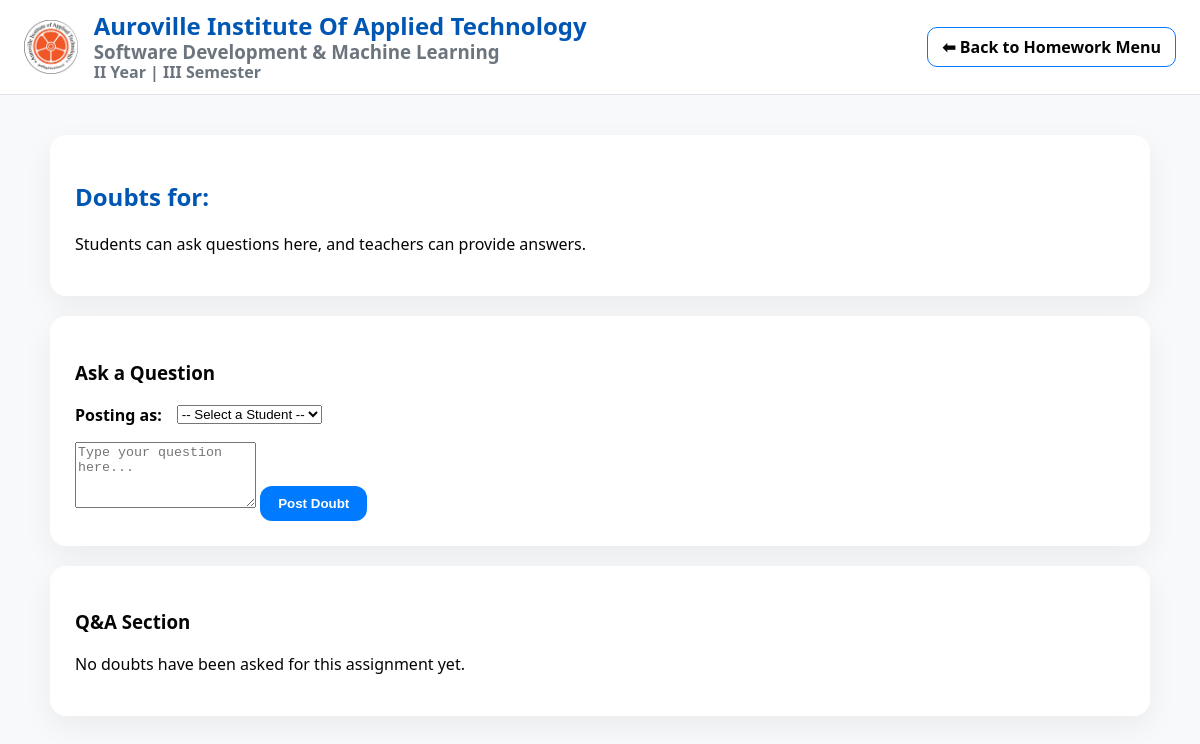
Page /homework/doubts/1 (signed in) on the earlier database version.
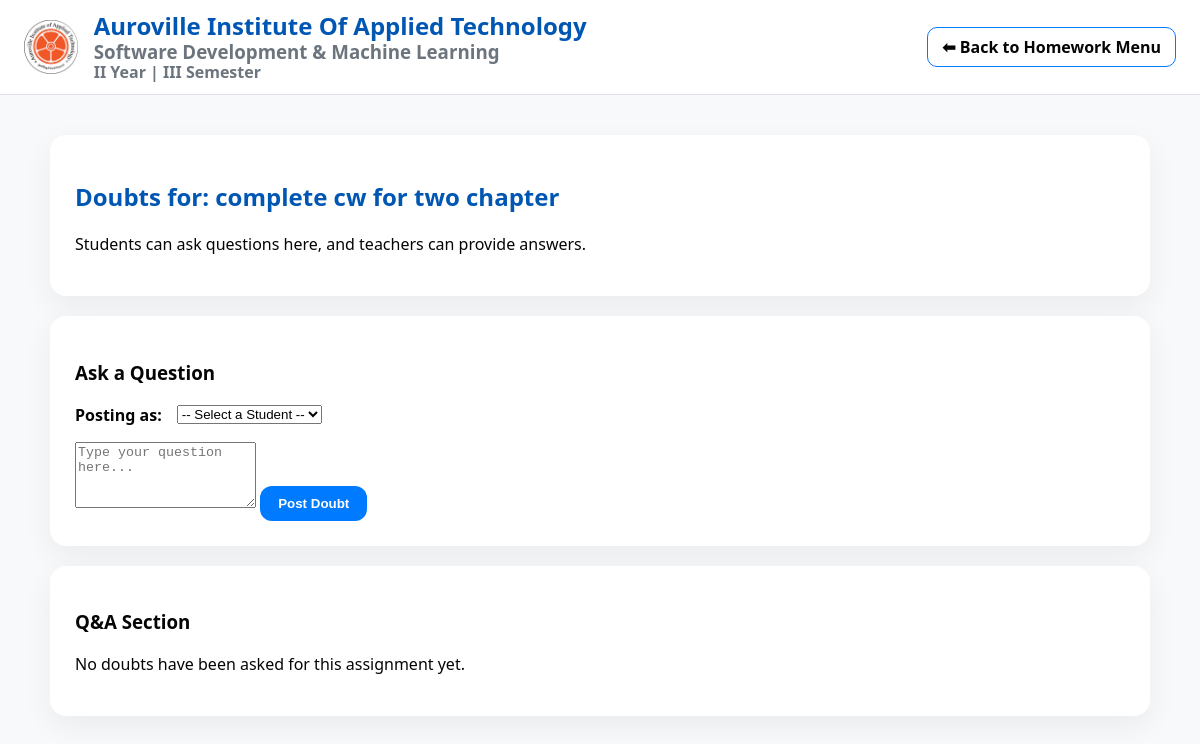
Same page on the later database version.
### tables this page shows
CREATE TABLE homework (
            id INTEGER PRIMARY KEY AUTOINCREMENT,
            subject_id INTEGER NOT NULL, title TEXT NOT NULL, description TEXT,
            posted_date TEXT NOT NULL, due_date TEXT NOT NULL,
            FOREIGN KEY(subject_id) REFERENCES subjects(id) ON DELETE CASCADE
        );

### app.py (the view)
@app.route("/homework/doubts/<int:homework_id>")
@login_required
def homework_doubts(homework_id):
    db = get_db()
    homework = db.execute("SELECT id, title FROM homework WHERE id = ?", (homework_id,)).fetchone()
    students = db.execute("SELECT id, name FROM students ORDER BY name").fetchall()
    doubts = db.execute("SELECT d.id, d.question, d.answer, s.name as student_name, d.asked_date FROM doubts d JOIN students s ON d.student_id = s.id WHERE d.homework_id = ? ORDER BY d.asked_date DESC", (homework_id,)).fetchall()
    return render_template("homework_doubts.html", page="homework_doubts", homework=homework, doubts=doubts, students=students)

### app.py (called while the page is built)
def get_db():
    if "db" not in g:
        g.db = sqlite3.connect(DB_PATH)
        g.db.row_factory = sqlite3.Row
    return g.db

def login_required(f):
    @wraps(f)
    def decorated_function(*args, **kwargs):
        if 'user_id' not in session:
            return redirect(url_for('login'))
        return f(*args, **kwargs)
    return decorated_function

### templates/homework_doubts.html (shortened to what this page needs)
{% extends "base.html" %}
{% block body_class %}homework-section{% endblock %}
{% block content %}
<section class="panel">
    <h2>Doubts for: {{ homework.title }}</h2>
    <p>Students can ask questions here, and teachers can provide answers.</p>
</section>
<section class="panel">
    <h3>Ask a Question</h3>
    <form id="doubt-form" data-homework-id="{{ homework.id }}">
        <div class="form-row">
            <label for="studentSelector">Posting as:</label>
            <select id="studentSelector" required>
                <option value="" disabled selected>-- Select a Student --</option>
            </select>
        </div>
        <textarea rows="4" placeholder="Type your question here..." required></textarea>
        <button type="submit" class="btn" style="margin-top: 10px;">Post Doubt</button>
    </form>
</section>
<section class="panel">
    <h3>Q&A Section</h3>
    <div class="doubts-container" id="doubts-list">
        {% for doubt in doubts %}
        <div class="doubt-card" data-doubt-id="{{ doubt.id }}">
            <p class="question">Q: {{ doubt.question }}</p>
            <form class="edit-doubt-form" style="display: none;" data-doubt-id="{{ doubt.id }}">
                <textarea rows="3">{{ doubt.question }}</textarea>
                <div style="margin-top: 10px; display: flex; gap: 10px;">
                    <button type="submit" class="btn">Save Changes</button>
                    <button type="button" class="btn btn-secondary btn-cancel-edit">Cancel</button>
                </div>
            </form>
            <div class="doubt-meta">
                <span>Asked by {{ doubt.student_name }} on {{ doubt.asked_date }}</span>
                <div class="doubt-actions">
                    <button class="btn-link btn-edit-doubt">Edit</button>
                    <button class="btn-link btn-delete-doubt">Delete</button>
                </div>
            </div>
            {% if doubt.answer %}
            <div class="answer">
                <p><strong>A:</strong> {{ doubt.answer }}</p>
            </div>
            {% else %}
            <form class="answer-form" data-doubt-id="{{ doubt.id }}">
                <textarea rows="3" placeholder="Teacher: type your answer here..." required></textarea>
                <button type="submit" class="btn" style="margin-top: 10px;">Post Answer</button>
            </form>
            {% endif %}
        </div>
        {% else %}
        <p>No doubts have been asked for this assignment yet.</p>
        {% endfor %}
    </div>
</section>
{% endblock %}

Differences in the rows shown:
added homework: title "complete cw for two chapter"
